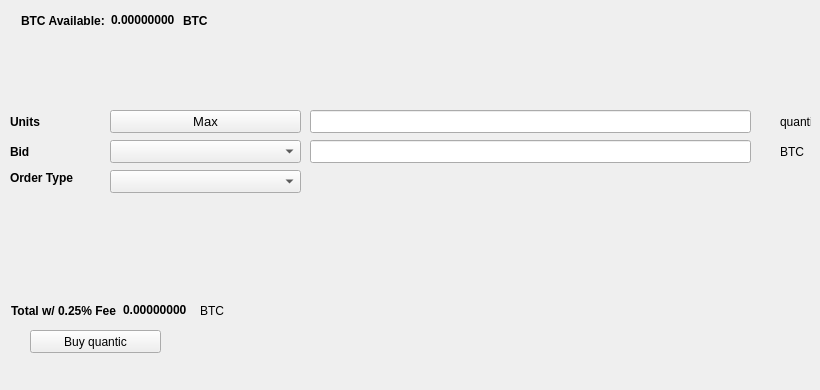
   <widget class="QWidget" name="BuyTab">
    <attribute name="title">
     <string>Buy</string>
    </attribute>
    <widget class="QPushButton" name="Buyquantic">
     <property name="geometry">
      <rect>
       <x>30</x>
       <y>330</y>
       <width>131</width>
       <height>23</height>
      </rect>
     </property>
     <property name="text">
      <string>Buy quantic</string>
     </property>
     <property name="icon">
      <iconset resource="../quantic.qrc">
       <normaloff>:/icons/bitcoin</normaloff>:/icons/bitcoin</iconset>
     </property>
    </widget>
    <widget class="QLabel" name="label_3">
     <property name="geometry">
      <rect>
       <x>10</x>
       <y>110</y>
       <width>46</width>
       <height>23</height>
      </rect>
     </property>
     <property name="font">
      <font>
       <weight>75</weight>
       <bold>true</bold>
      </font>
     </property>
     <property name="text">
      <string>Units</string>
     </property>
    </widget>
    <widget class="QLineEdit" name="UnitsInput">
     <property name="geometry">
      <rect>
       <x>310</x>
       <y>110</y>
       <width>441</width>
       <height>23</height>
      </rect>
     </property>
     <property name="font">
      <font>
       <pointsize>9</pointsize>
       <weight>75</weight>
       <bold>true</bold>
      </font>
     </property>
    </widget>
    <widget class="QLineEdit" name="BuyBidPriceEdit">
     <property name="geometry">
      <rect>
       <x>310</x>
       <y>140</y>
       <width>441</width>
       <height>23</height>
      </rect>
     </property>
     <property name="font">
      <font>
       <pointsize>9</pointsize>
       <weight>75</weight>
       <bold>true</bold>
      </font>
     </property>
    </widget>
    <widget class="QLabel" name="label_4">
     <property name="geometry">
      <rect>
       <x>780</x>
       <y>110</y>
       <width>31</width>
       <height>23</height>
      </rect>
     </property>
     <property name="text">
      <string>quantic</string>
     </property>
    </widget>
    <widget class="QLabel" name="label_5">
     <property name="geometry">
      <rect>
       <x>780</x>
       <y>140</y>
       <width>31</width>
       <height>23</height>
      </rect>
     </property>
     <property name="text">
      <string>BTC</string>
     </property>
    </widget>
    <widget class="QLabel" name="label_6">
     <property name="geometry">
      <rect>
       <x>10</x>
       <y>140</y>
       <width>46</width>
       <height>23</height>
      </rect>
     </property>
     <property name="font">
      <font>
       <weight>75</weight>
       <bold>true</bold>
      </font>
     </property>
     <property name="text">
      <string>Bid</string>
     </property>
    </widget>
    <widget class="QLabel" name="label_7">
     <property name="geometry">
      <rect>
       <x>10</x>
       <y>170</y>
       <width>91</width>
       <height>16</height>
      </rect>
     </property>
     <property name="font">
      <font>
       <weight>75</weight>
       <bold>true</bold>
      </font>
     </property>
     <property name="text">
      <string>Order Type</string>
     </property>
    </widget>
    <widget class="QPushButton" name="Buy_Max_Amount">
     <property name="geometry">
      <rect>
       <x>110</x>
       <y>110</y>
       <width>191</width>
       <height>23</height>
      </rect>
     </property>
     <property name="font">
      <font>
       <pointsize>10</pointsize>
      </font>
     </property>
     <property name="text">
      <string>Max</string>
     </property>
    </widget>
    <widget class="QComboBox" name="BuyBidcomboBox">
     <property name="geometry">
      <rect>
       <x>110</x>
       <y>140</y>
       <width>191</width>
       <height>23</height>
      </rect>
     </property>
     <property name="font">
      <font>
       <pointsize>10</pointsize>
      </font>
     </property>
    </widget>
    <widget class="QComboBox" name="buyOrdertypeCombo">
     <property name="geometry">
      <rect>
       <x>110</x>
       <y>170</y>
       <width>191</width>
       <height>23</height>
      </rect>
     </property>
     <property name="font">
      <font>
       <pointsize>10</pointsize>
      </font>
     </property>
    </widget>
    <widget class="QWidget" name="layoutWidget1">
     <property name="geometry">
      <rect>
       <x>21</x>
       <y>11</y>
       <width>227</width>
       <height>19</height>
      </rect>
     </property>
     <layout class="QHBoxLayout" name="horizontalLayout_3">
      <item>
       <widget class="QLabel" name="label232">
        <property name="font">
         <font>
          <weight>75</weight>
          <bold>true</bold>
         </font>
        </property>
        <property name="text">
         <string>BTC Available:</string>
        </property>
       </widget>
      </item>
      <item>
       <widget class="QLabel" name="BtcAvailableLbl">
        <property name="palette">
         <palette>
          <active>
           <colorrole role="WindowText">
            <brush brushstyle="SolidPattern">
             <color alpha="255">
              <red>0</red>
              <green>0</green>
              <blue>0</blue>
             </color>
            </brush>
           </colorrole>
           <colorrole role="Button">
            <brush brushstyle="SolidPattern">
             <color alpha="255">
              <red>0</red>
              <green>170</green>
              <blue>0</blue>
             </color>
            </brush>
           </colorrole>
           <colorrole role="Light">
            <brush brushstyle="SolidPattern">
             <color alpha="255">
              <red>0</red>
              <green>255</green>
              <blue>0</blue>
             </color>
            </brush>
           </colorrole>
           <colorrole role="Midlight">
            <brush brushstyle="SolidPattern">
             <color alpha="255">
              <red>0</red>
              <green>212</green>
              <blue>0</blue>
             </color>
            </brush>
           </colorrole>
           <colorrole role="Dark">
            <brush brushstyle="SolidPattern">
             <color alpha="255">
              <red>0</red>
              <green>85</green>
              <blue>0</blue>
             </color>
            </brush>
           </colorrole>
           <colorrole role="Mid">
            <brush brushstyle="SolidPattern">
             <color alpha="255">
              <red>0</red>
              <green>113</green>
              <blue>0</blue>
             </color>
            </brush>
           </colorrole>
           <colorrole role="Text">
            <brush brushstyle="SolidPattern">
             <color alpha="255">
              <red>0</red>
              <green>170</green>
              <blue>0</blue>
             </color>
            </brush>
           </colorrole>
           <colorrole role="BrightText">
            <brush brushstyle="SolidPattern">
             <color alpha="255">
              <red>255</red>
              <green>255</green>
              <blue>255</blue>
             </color>
            </brush>
           </colorrole>
           <colorrole role="ButtonText">
            <brush brushstyle="SolidPattern">
             <color alpha="255">
              <red>0</red>
              <green>0</green>
              <blue>0</blue>
             </color>
            </brush>
           </colorrole>
           <colorrole role="Base">
            <brush brushstyle="SolidPattern">
             <color alpha="255">
              <red>255</red>
              <green>255</green>
              <blue>255</blue>
             </color>
            </brush>
           </colorrole>
           <colorrole role="Window">
            <brush brushstyle="SolidPattern">
             <color alpha="255">
              <red>0</red>
              <green>170</green>
              <blue>0</blue>
             </color>
            </brush>
           </colorrole>
           <colorrole role="Shadow">
            <brush brushstyle="SolidPattern">
             <color alpha="255">
              <red>0</red>
              <green>0</green>
              <blue>0</blue>
             </color>
            </brush>
           </colorrole>
           <colorrole role="AlternateBase">
            <brush brushstyle="SolidPattern">
             <color alpha="255">
              <red>127</red>
              <green>212</green>
              <blue>127</blue>
             </color>
            </brush>
           </colorrole>
           <colorrole role="ToolTipBase">
            <brush brushstyle="SolidPattern">
             <color alpha="255">
              <red>255</red>
              <green>255</green>
              <blue>220</blue>
             </color>
            </brush>
           </colorrole>
           <colorrole role="ToolTipText">
            <brush brushstyle="SolidPattern">
             <color alpha="255">
              <red>0</red>
              <green>0</green>
              <blue>0</blue>
             </color>
            </brush>
           </colorrole>
          </active>
          <inactive>
           <colorrole role="WindowText">
            <brush brushstyle="SolidPattern">
             <color alpha="255">
              <red>0</red>
              <green>0</green>
              <blue>0</blue>
             </color>
            </brush>
           </colorrole>
           <colorrole role="Button">
            <brush brushstyle="SolidPattern">
             <color alpha="255">
              <red>0</red>
              <green>170</green>
              <blue>0</blue>
             </color>
            </brush>
           </colorrole>
           <colorrole role="Light">
            <brush brushstyle="SolidPattern">
             <color alpha="255">
              <red>0</red>
              <green>255</green>
              <blue>0</blue>
             </color>
            </brush>
           </colorrole>
           <colorrole role="Midlight">
            <brush brushstyle="SolidPattern">
             <color alpha="255">
              <red>0</red>
              <green>212</green>
              <blue>0</blue>
             </color>
            </brush>
           </colorrole>
           <colorrole role="Dark">
            <brush brushstyle="SolidPattern">
             <color alpha="255">
              <red>0</red>
              <green>85</green>
              <blue>0</blue>
             </color>
            </brush>
           </colorrole>
           <colorrole role="Mid">
            <brush brushstyle="SolidPattern">
             <color alpha="255">
              <red>0</red>
              <green>113</green>
              <blue>0</blue>
             </color>
            </brush>
           </colorrole>
           <colorrole role="Text">
            <brush brushstyle="SolidPattern">
             <color alpha="255">
              <red>0</red>
              <green>170</green>
              <blue>0</blue>
             </color>
            </brush>
           </colorrole>
           <colorrole role="BrightText">
            <brush brushstyle="SolidPattern">
             <color alpha="255">
              <red>255</red>
              <green>255</green>
              <blue>255</blue>
             </color>
            </brush>
           </colorrole>
           <colorrole role="ButtonText">
            <brush brushstyle="SolidPattern">
             <color alpha="255">
              <red>0</red>
              <green>0</green>
              <blue>0</blue>
             </color>
            </brush>
           </colorrole>
           <colorrole role="Base">
            <brush brushstyle="SolidPattern">
             <color alpha="255">
              <red>255</red>
              <green>255</green>
              <blue>255</blue>
             </color>
            </brush>
           </colorrole>
           <colorrole role="Window">
            <brush brushstyle="SolidPattern">
             <color alpha="255">
              <red>0</red>
              <green>170</green>
              <blue>0</blue>
             </color>
            </brush>
           </colorrole>
           <colorrole role="Shadow">
            <brush brushstyle="SolidPattern">
             <color alpha="255">
              <red>0</red>
              <green>0</green>
              <blue>0</blue>
             </color>
            </brush>
           </colorrole>
           <colorrole role="AlternateBase">
            <brush brushstyle="SolidPattern">
             <color alpha="255">
              <red>127</red>
              <green>212</green>
              <blue>127</blue>
             </color>
            </brush>
           </colorrole>
           <colorrole role="ToolTipBase">
            <brush brushstyle="SolidPattern">
             <color alpha="255">
              <red>255</red>
              <green>255</green>
              <blue>220</blue>
             </color>
            </brush>
           </colorrole>
           <colorrole role="ToolTipText">
            <brush brushstyle="SolidPattern">
             <color alpha="255">
              <red>0</red>
              <green>0</green>
              <blue>0</blue>
             </color>
            </brush>
           </colorrole>
          </inactive>
          <disabled>
           <colorrole role="WindowText">
            <brush brushstyle="SolidPattern">
             <color alpha="255">
              <red>0</red>
              <green>85</green>
              <blue>0</blue>
             </color>
            </brush>
           </colorrole>
           <colorrole role="Button">
            <brush brushstyle="SolidPattern">
             <color alpha="255">
              <red>0</red>
              <green>170</green>
              <blue>0</blue>
             </color>
            </brush>
           </colorrole>
           <colorrole role="Light">
            <brush brushstyle="SolidPattern">
             <color alpha="255">
              <red>0</red>
              <green>255</green>
              <blue>0</blue>
             </color>
            </brush>
           </colorrole>
           <colorrole role="Midlight">
            <brush brushstyle="SolidPattern">
             <color alpha="255">
              <red>0</red>
              <green>212</green>
              <blue>0</blue>
             </color>
            </brush>
           </colorrole>
           <colorrole role="Dark">
            <brush brushstyle="SolidPattern">
             <color alpha="255">
              <red>0</red>
              <green>85</green>
              <blue>0</blue>
             </color>
            </brush>
           </colorrole>
           <colorrole role="Mid">
            <brush brushstyle="SolidPattern">
             <color alpha="255">
              <red>0</red>
              <green>113</green>
              <blue>0</blue>
             </color>
            </brush>
           </colorrole>
           <colorrole role="Text">
            <brush brushstyle="SolidPattern">
             <color alpha="255">
              <red>0</red>
              <green>85</green>
              <blue>0</blue>
             </color>
            </brush>
           </colorrole>
           <colorrole role="BrightText">
            <brush brushstyle="SolidPattern">
             <color alpha="255">
              <red>255</red>
              <green>255</green>
              <blue>255</blue>
             </color>
            </brush>
           </colorrole>
           <colorrole role="ButtonText">
            <brush brushstyle="SolidPattern">
             <color alpha="255">
              <red>0</red>
              <green>85</green>
              <blue>0</blue>
             </color>
            </brush>
           </colorrole>
           <colorrole role="Base">
            <brush brushstyle="SolidPattern">
             <color alpha="255">
              <red>0</red>
              <green>170</green>
              <blue>0</blue>
             </color>
            </brush>
           </colorrole>
           <colorrole role="Window">
            <brush brushstyle="SolidPattern">
             <color alpha="255">
              <red>0</red>
              <green>170</green>
              <blue>0</blue>
             </color>
            </brush>
           </colorrole>
           <colorrole role="Shadow">
            <brush brushstyle="SolidPattern">
             <color alpha="255">
              <red>0</red>
              <green>0</green>
              <blue>0</blue>
             </color>
            </brush>
           </colorrole>
           <colorrole role="AlternateBase">
            <brush brushstyle="SolidPattern">
             <color alpha="255">
              <red>0</red>
              <green>170</green>
              <blue>0</blue>
             </color>
            </brush>
           </colorrole>
           <colorrole role="ToolTipBase">
            <brush brushstyle="SolidPattern">
             <color alpha="255">
              <red>255</red>
              <green>255</green>
              <blue>220</blue>
             </color>
            </brush>
           </colorrole>
           <colorrole role="ToolTipText">
            <brush brushstyle="SolidPattern">
             <color alpha="255">
              <red>0</red>
              <green>0</green>
              <blue>0</blue>
             </color>
            </brush>
           </colorrole>
          </disabled>
         </palette>
        </property>
        <property name="font">
         <font>
          <weight>75</weight>
          <bold>true</bold>
         </font>
        </property>
        <property name="text">
         <string>0.00000000</string>
        </property>
        <property name="textInteractionFlags">
         <set>Qt::LinksAccessibleByMouse|Qt::TextSelectableByKeyboard|Qt::TextSelectableByMouse</set>
        </property>
       </widget>
      </item>
      <item>
       <widget class="QLabel" name="BtcAvailableLbl_2">
        <property name="font">
         <font>
          <weight>75</weight>
          <bold>true</bold>
         </font>
        </property>
        <property name="text">
         <string>BTC</string>
        </property>
       </widget>
      </item>
     </layout>
    </widget>
    <widget class="QWidget" name="layoutWidge2">
     <property name="geometry">
      <rect>
       <x>11</x>
       <y>301</y>
       <width>259</width>
       <height>19</height>
      </rect>
     </property>
     <layout class="QHBoxLayout" name="horizontalLayout_4">
      <item>
       <widget class="QLabel" name="label_9">
        <property name="font">
         <font>
          <weight>75</weight>
          <bold>true</bold>
         </font>
        </property>
        <property name="text">
         <string>Total w/ 0.25% Fee</string>
        </property>
       </widget>
      </item>
      <item>
       <widget class="QLabel" name="BuyCostLabel">
        <property name="palette">
         <palette>
          <active>
           <colorrole role="WindowText">
            <brush brushstyle="SolidPattern">
             <color alpha="255">
              <red>0</red>
              <green>0</green>
              <blue>0</blue>
             </color>
            </brush>
           </colorrole>
           <colorrole role="Button">
            <brush brushstyle="SolidPattern">
             <color alpha="255">
              <red>0</red>
              <green>170</green>
              <blue>0</blue>
             </color>
            </brush>
           </colorrole>
           <colorrole role="Light">
            <brush brushstyle="SolidPattern">
             <color alpha="255">
              <red>0</red>
              <green>255</green>
              <blue>0</blue>
             </color>
            </brush>
           </colorrole>
           <colorrole role="Midlight">
            <brush brushstyle="SolidPattern">
             <color alpha="255">
              <red>0</red>
              <green>212</green>
              <blue>0</blue>
             </color>
            </brush>
           </colorrole>
           <colorrole role="Dark">
            <brush brushstyle="SolidPattern">
             <color alpha="255">
              <red>0</red>
              <green>85</green>
              <blue>0</blue>
             </color>
            </brush>
           </colorrole>
           <colorrole role="Mid">
            <brush brushstyle="SolidPattern">
             <color alpha="255">
              <red>0</red>
              <green>113</green>
              <blue>0</blue>
             </color>
            </brush>
           </colorrole>
           <colorrole role="Text">
            <brush brushstyle="SolidPattern">
             <color alpha="255">
              <red>0</red>
              <green>170</green>
              <blue>0</blue>
             </color>
            </brush>
           </colorrole>
           <colorrole role="BrightText">
            <brush brushstyle="SolidPattern">
             <color alpha="255">
              <red>255</red>
              <green>255</green>
              <blue>255</blue>
             </color>
            </brush>
           </colorrole>
           <colorrole role="ButtonText">
            <brush brushstyle="SolidPattern">
             <color alpha="255">
              <red>0</red>
              <green>0</green>
              <blue>0</blue>
             </color>
            </brush>
           </colorrole>
           <colorrole role="Base">
            <brush brushstyle="SolidPattern">
             <color alpha="255">
              <red>255</red>
              <green>255</green>
              <blue>255</blue>
             </color>
            </brush>
           </colorrole>
           <colorrole role="Window">
            <brush brushstyle="SolidPattern">
             <color alpha="255">
              <red>0</red>
              <green>170</green>
              <blue>0</blue>
             </color>
            </brush>
           </colorrole>
           <colorrole role="Shadow">
            <brush brushstyle="SolidPattern">
             <color alpha="255">
              <red>0</red>
              <green>0</green>
              <blue>0</blue>
             </color>
            </brush>
           </colorrole>
           <colorrole role="AlternateBase">
            <brush brushstyle="SolidPattern">
             <color alpha="255">
              <red>127</red>
              <green>212</green>
              <blue>127</blue>
             </color>
            </brush>
           </colorrole>
           <colorrole role="ToolTipBase">
            <brush brushstyle="SolidPattern">
             <color alpha="255">
              <red>255</red>
              <green>255</green>
              <blue>220</blue>
             </color>
            </brush>
           </colorrole>
           <colorrole role="ToolTipText">
            <brush brushstyle="SolidPattern">
             <color alpha="255">
              <red>0</red>
              <green>0</green>
              <blue>0</blue>
             </color>
            </brush>
           </colorrole>
          </active>
          <inactive>
           <colorrole role="WindowText">
            <brush brushstyle="SolidPattern">
             <color alpha="255">
              <red>0</red>
              <green>0</green>
              <blue>0</blue>
             </color>
            </brush>
           </colorrole>
           <colorrole role="Button">
            <brush brushstyle="SolidPattern">
             <color alpha="255">
              <red>0</red>
              <green>170</green>
              <blue>0</blue>
             </color>
            </brush>
           </colorrole>
           <colorrole role="Light">
            <brush brushstyle="SolidPattern">
             <color alpha="255">
              <red>0</red>
              <green>255</green>
              <blue>0</blue>
             </color>
            </brush>
           </colorrole>
           <colorrole role="Midlight">
            <brush brushstyle="SolidPattern">
             <color alpha="255">
              <red>0</red>
              <green>212</green>
              <blue>0</blue>
             </color>
            </brush>
           </colorrole>
           <colorrole role="Dark">
            <brush brushstyle="SolidPattern">
             <color alpha="255">
              <red>0</red>
              <green>85</green>
              <blue>0</blue>
             </color>
            </brush>
           </colorrole>
           <colorrole role="Mid">
            <brush brushstyle="SolidPattern">
             <color alpha="255">
              <red>0</red>
              <green>113</green>
              <blue>0</blue>
             </color>
            </brush>
           </colorrole>
           <colorrole role="Text">
            <brush brushstyle="SolidPattern">
             <color alpha="255">
              <red>0</red>
              <green>170</green>
              <blue>0</blue>
             </color>
            </brush>
           </colorrole>
           <colorrole role="BrightText">
            <brush brushstyle="SolidPattern">
             <color alpha="255">
              <red>255</red>
              <green>255</green>
              <blue>255</blue>
             </color>
            </brush>
           </colorrole>
           <colorrole role="ButtonText">
            <brush brushstyle="SolidPattern">
             <color alpha="255">
              <red>0</red>
              <green>0</green>
              <blue>0</blue>
             </color>
            </brush>
           </colorrole>
           <colorrole role="Base">
            <brush brushstyle="SolidPattern">
             <color alpha="255">
              <red>255</red>
              <green>255</green>
              <blue>255</blue>
             </color>
            </brush>
           </colorrole>
           <colorrole role="Window">
            <brush brushstyle="SolidPattern">
             <color alpha="255">
              <red>0</red>
              <green>170</green>
              <blue>0</blue>
             </color>
            </brush>
           </colorrole>
           <colorrole role="Shadow">
            <brush brushstyle="SolidPattern">
             <color alpha="255">
              <red>0</red>
              <green>0</green>
              <blue>0</blue>
             </color>
            </brush>
           </colorrole>
           <colorrole role="AlternateBase">
            <brush brushstyle="SolidPattern">
             <color alpha="255">
              <red>127</red>
              <green>212</green>
              <blue>127</blue>
             </color>
            </brush>
           </colorrole>
           <colorrole role="ToolTipBase">
            <brush brushstyle="SolidPattern">
             <color alpha="255">
              <red>255</red>
              <green>255</green>
              <blue>220</blue>
             </color>
            </brush>
           </colorrole>
           <colorrole role="ToolTipText">
            <brush brushstyle="SolidPattern">
             <color alpha="255">
              <red>0</red>
              <green>0</green>
              <blue>0</blue>
             </color>
            </brush>
           </colorrole>
          </inactive>
          <disabled>
           <colorrole role="WindowText">
            <brush brushstyle="SolidPattern">
             <color alpha="255">
              <red>0</red>
              <green>85</green>
              <blue>0</blue>
             </color>
            </brush>
           </colorrole>
           <colorrole role="Button">
            <brush brushstyle="SolidPattern">
             <color alpha="255">
              <red>0</red>
              <green>170</green>
              <blue>0</blue>
             </color>
            </brush>
           </colorrole>
           <colorrole role="Light">
            <brush brushstyle="SolidPattern">
             <color alpha="255">
              <red>0</red>
              <green>255</green>
              <blue>0</blue>
             </color>
            </brush>
           </colorrole>
           <colorrole role="Midlight">
            <brush brushstyle="SolidPattern">
             <color alpha="255">
              <red>0</red>
              <green>212</green>
              <blue>0</blue>
             </color>
            </brush>
           </colorrole>
           <colorrole role="Dark">
            <brush brushstyle="SolidPattern">
             <color alpha="255">
              <red>0</red>
              <green>85</green>
              <blue>0</blue>
             </color>
            </brush>
           </colorrole>
           <colorrole role="Mid">
            <brush brushstyle="SolidPattern">
             <color alpha="255">
              <red>0</red>
              <green>113</green>
              <blue>0</blue>
             </color>
            </brush>
           </colorrole>
           <colorrole role="Text">
            <brush brushstyle="SolidPattern">
             <color alpha="255">
              <red>0</red>
              <green>85</green>
              <blue>0</blue>
             </color>
            </brush>
           </colorrole>
           <colorrole role="BrightText">
            <brush brushstyle="SolidPattern">
             <color alpha="255">
              <red>255</red>
              <green>255</green>
              <blue>255</blue>
             </color>
            </brush>
           </colorrole>
           <colorrole role="ButtonText">
            <brush brushstyle="SolidPattern">
             <color alpha="255">
              <red>0</red>
              <green>85</green>
              <blue>0</blue>
             </color>
            </brush>
           </colorrole>
           <colorrole role="Base">
            <brush brushstyle="SolidPattern">
             <color alpha="255">
              <red>0</red>
              <green>170</green>
              <blue>0</blue>
             </color>
            </brush>
           </colorrole>
           <colorrole role="Window">
            <brush brushstyle="SolidPattern">
             <color alpha="255">
              <red>0</red>
              <green>170</green>
              <blue>0</blue>
             </color>
            </brush>
           </colorrole>
           <colorrole role="Shadow">
            <brush brushstyle="SolidPattern">
             <color alpha="255">
              <red>0</red>
              <green>0</green>
              <blue>0</blue>
             </color>
            </brush>
           </colorrole>
           <colorrole role="AlternateBase">
            <brush brushstyle="SolidPattern">
             <color alpha="255">
              <red>0</red>
              <green>170</green>
              <blue>0</blue>
             </color>
            </brush>
           </colorrole>
           <colorrole role="ToolTipBase">
            <brush brushstyle="SolidPattern">
             <color alpha="255">
              <red>255</red>
              <green>255</green>
              <blue>220</blue>
             </color>
            </brush>
           </colorrole>
           <colorrole role="ToolTipText">
            <brush brushstyle="SolidPattern">
             <color alpha="255">
              <red>0</red>
              <green>0</green>
              <blue>0</blue>
             </color>
            </brush>
           </colorrole>
          </disabled>
         </palette>
        </property>
        <property name="font">
         <font>
          <weight>75</weight>
          <bold>true</bold>
         </font>
        </property>
        <property name="autoFillBackground">
         <bool>false</bool>
        </property>
        <property name="text">
         <string>0.00000000</string>
        </property>
        <property name="textInteractionFlags">
         <set>Qt::LinksAccessibleByMouse|Qt::TextSelectableByMouse</set>
        </property>
       </widget>
      </item>
      <item>
       <widget class="QLabel" name="label_10">
        <property name="font">
         <font>
          <weight>50</weight>
          <bold>false</bold>
         </font>
        </property>
        <property name="text">
         <string>BTC</string>
        </property>
       </widget>
      </item>
     </layout>
    </widget>
    <widget class="QLabel" name="label_24">
     <property name="geometry">
      <rect>
       <x>460</x>
       <y>300</y>
       <width>281</width>
       <height>81</height>
      </rect>
     </property>
     <property name="text">
      <string/>
     </property>
     <property name="pixmap">
      <pixmap>:/images/bittrex</pixmap>
     </property>
    </widget>
   </widget>
